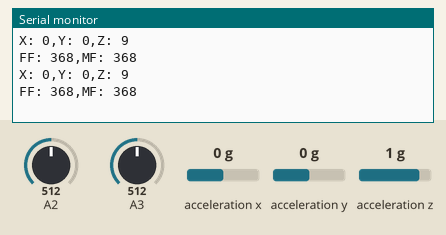
Simulated run of this sketch. Board: Arduino Uno, built with avr-gcc and run on an emulated ATmega328P. On the bench: the last lines printed to the serial monitor. The inputs (shaded band) are chosen by the test bench; at power-on: acceleration y 0 g, A2 = 512, A3 = 512, acceleration x 0 g, acceleration z 1 g.

Above: at 1.8 s.
1.9 s: acceleration y set to 1.4 g
At 2.5 s:
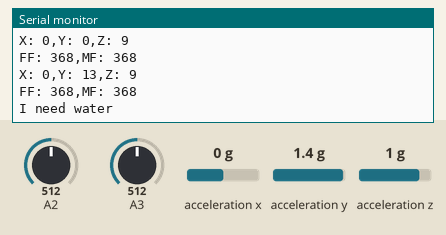
5.5 s: A2 set to 716
At 6.5 s:
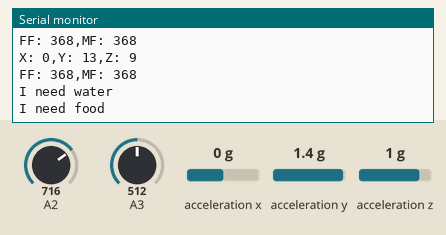
7.0 s: A3 set to 716
At 7.7 s:
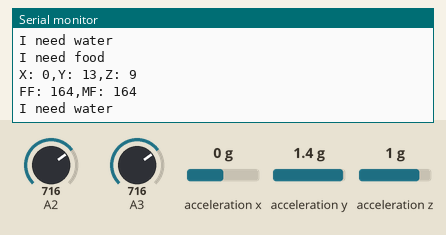
8.5 s: acceleration x set to -1.4 g
At 9.8 s:
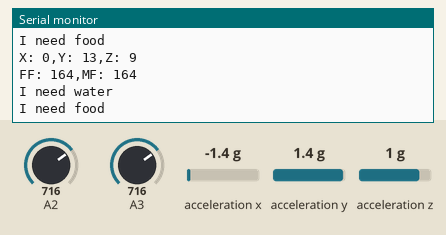
10.0 s: acceleration z set to -1.4 g
11.5 s: A2 set to 992
At 13.0 s:
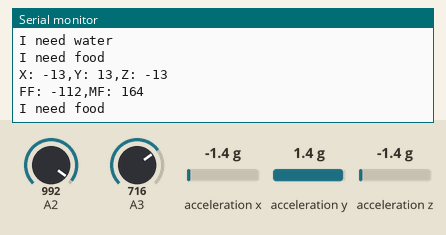
Timing chart, 0 to 14.0 s (numbered marks = the images above; inputs shaded):
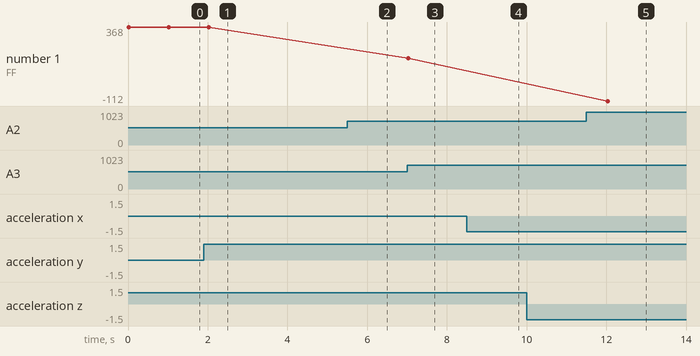

Measured:
- after the input at 1.9 s, the serial monitor: prints a new line after 0.11 s (image 1)
- after the input at 7.0 s, the serial monitor: prints a new line at once (image 3)
- after the input at 11.5 s, the serial monitor: prints a new line after 0.54 s (image 5)
- plotted number 1: 164 → -112 after the input at 11.5 s

The sketch:

conversation_system.ino
```cpp
#include "Arduino.h"
#include <Wire.h>
#include <Adafruit_Sensor.h>
#include <Adafruit_ADXL345_U.h>
#include <SoftwareSerial.h>
SoftwareSerial mySerial(2, 3);
Adafruit_ADXL345_Unified accel = Adafruit_ADXL345_Unified(12345);
void setup(void)
{
Serial.begin(9600);
mySerial.begin(9600);
if(!accel.begin())
{
Serial.println("Ooops, no ADXL345 detected ... Check your wiring!");
while(1);
}
accel.setRange(ADXL345_RANGE_16_G);
}
void loop(void)
{
sensors_event_t event;
accel.getEvent(&event);
int x =event.acceleration.x;
int y=event.acceleration.y;
int z=event.acceleration.z;
Serial.print("X: "); Serial.print(x); Serial.print(",");
Serial.print("Y: "); Serial.print(y); Serial.print(",");
Serial.print("Z: "); Serial.println(z);
int fore_finger = analogRead(2);
int middle_finger = analogRead(3);
int ff = map(fore_finger, 880, 780, 0, 100);
int mf = map(middle_finger, 880, 780, 0, 100);
Serial.print("FF: "); Serial.print(ff); Serial.print(",");
Serial.print("MF: "); Serial.println(mf);
if(ff <3 && mf <22)
{
Serial.println("I need water");
}
if(y>x && y>z && ff>25)
{Serial.println("I need water");
mySerial.print("1");
delay(2000);
}
if(y>x && y>z && mf>45)
{
Serial.println("I need food");
mySerial.print("2");
delay(2000);
}
delay(1000);
}
```
